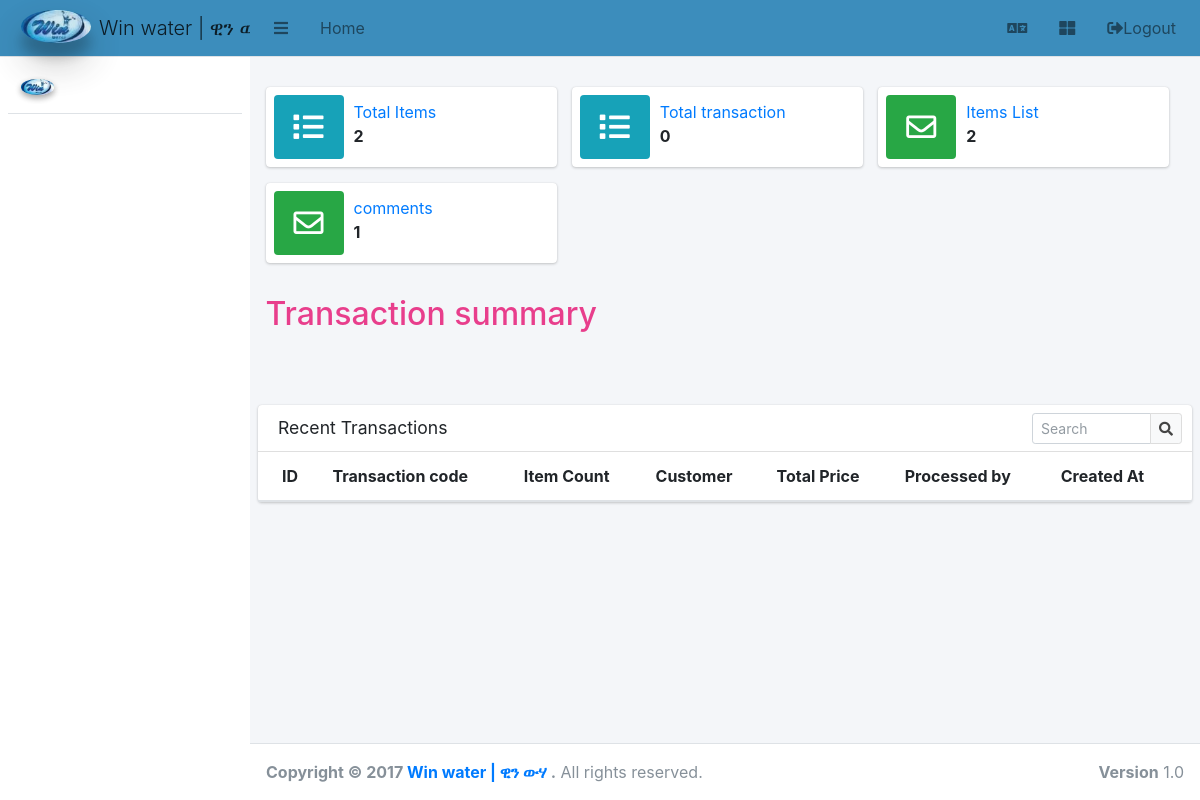
/dashboard.php, run on an earlier commit of the app's database.
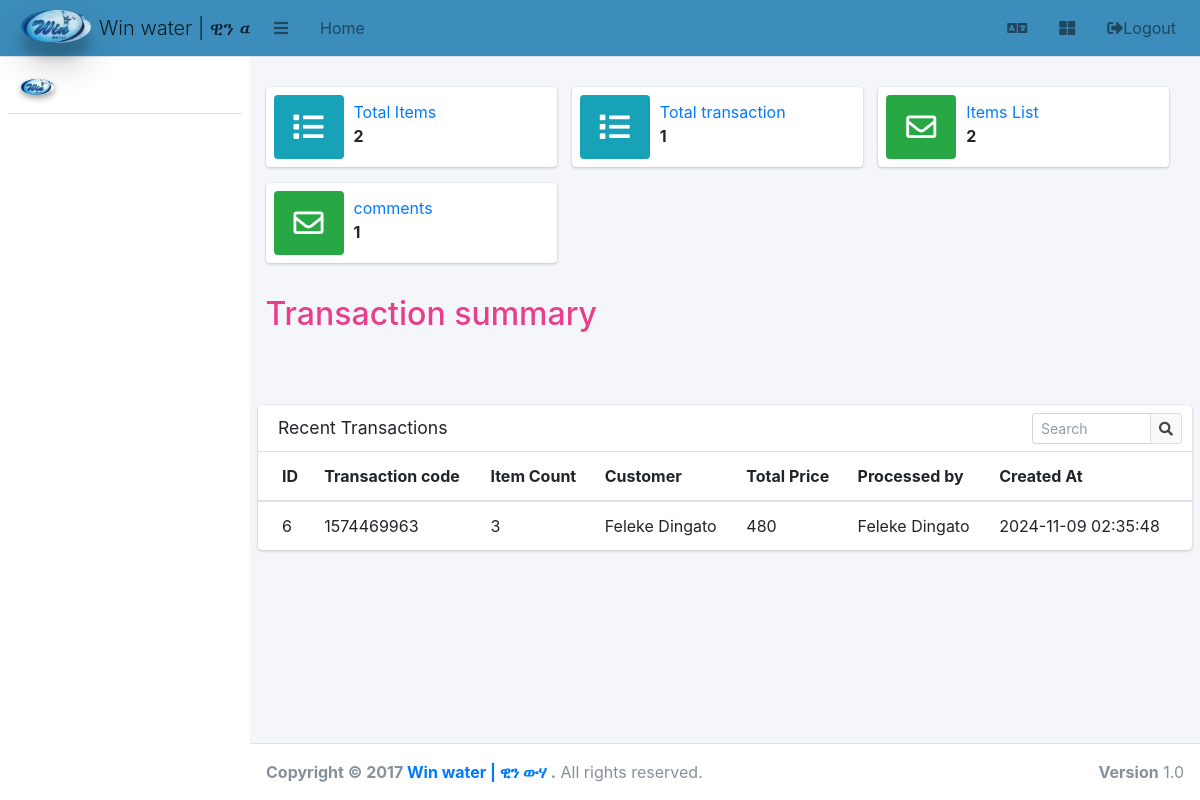
And on a later commit of the database.
### tables this page shows
CREATE TABLE `transaction` (
  `id` int(11) NOT NULL,
  `created_at` datetime NOT NULL DEFAULT current_timestamp(),
  `total_price` float NOT NULL,
  `quantity` int(11) NOT NULL,
  `customer_id` int(11) NOT NULL,
  `transaction_code` varchar(20) NOT NULL,
  `processed_by` varchar(200) NOT NULL
);

CREATE TABLE `user` (
  `id` int(11) NOT NULL,
  `email` varchar(180) NOT NULL,
  `phone` varchar(20) NOT NULL,
  `roles` longtext DEFAULT NULL CHECK (json_valid(`roles`)),
  `password` varchar(255) NOT NULL,
  `first_name` varchar(255) NOT NULL,
  `middle_name` varchar(255) NOT NULL,
  `last_name` varchar(255) DEFAULT NULL,
  `gender` varchar(10) NOT NULL,
  `user_type_id` int(11) NOT NULL,
  `is_active` tinyint(1) NOT NULL DEFAULT 1,
  `registered_by_id` int(11) DEFAULT NULL,
  `registered_at` datetime NOT NULL DEFAULT current_timestamp(),
  `is_verified` tinyint(1) NOT NULL DEFAULT 1
);

### includes/helpers/mysqlHelper.php (called while the page is built, shortened)
<?php
function fetchData($table_name,$id=1){
    global $conn;
    $sql = "SELECT * FROM $table_name where id=?";
    $stmt = mysqli_prepare($conn, $sql);
    mysqli_stmt_bind_param($stmt, 'i', $id);
    mysqli_stmt_execute($stmt);
    $result = mysqli_stmt_get_result($stmt);
    $row = mysqli_fetch_assoc($result);
    return (object) $row;
}
function fetchAllData($table_name,$order_by="id",$direction="ASC"){
    global $conn;
    $sql = "SELECT * FROM $table_name where 1 order by $order_by $direction";
    $result = mysqli_query($conn, $sql);
$results=mysqli_fetch_all($result, MYSQLI_ASSOC);
    return  $results;
}

### dashboard.php (the view, shortened to what the changed rows need)
<?php include('includes/header.php');
$items_count = count(fetchAllData("items"));
$user_count = count(fetchAllData("user"));
$transaction_count = count(fetchAllData("transaction"));
?>
<div class="row container">
    <?php if ($user->user_type_id != USERS_TYPE_CUSTOMER) { ?>
        <div class="col-md-4 col-sm-6 col-12">
            <div class="info-box">
                <span class="info-box-icon bg-info"><i class="fa fa-list"></i></span>
                <div class="info-box-content">
                    <span class="info-box-text"> <a href="item.list.php" class="small-box-footer">
                            Total Items
                        </a></span>
                    <span class="info-box-number"><?php echo $items_count; ?></span>
                </div>
            </div>
        </div>
        <div class="col-md-4 col-sm-6 col-12">
            <div class="info-box">
                <span class="info-box-icon bg-info"><i class="fa fa-list"></i></span>
                <div class="info-box-content">
                    <span class="info-box-text"> <a href="transaction.list.php" class="small-box-footer">
                            Total transaction
                        </a></span>
                    <span class="info-box-number"><?php echo $transaction_count; ?></span>
                </div>
            </div>
        </div>
    <?php } ?>
</div>
</div>
</div>
<div class="row mt-5">
    <div class="col-12">
        <div class="card">
            <div class="card-body table-responsive p-0">
            <table class="table table-hover ">
                <thead>
                    <tr>
                        <th>ID</th>
                        <th>Transaction code</th>
                        <th>Item Count</th>
                        <th>Customer</th>
                        <th>Total Price</th>
                        <th>Processed by</th>
                        <th>Created At</th>
                    </tr>
                </thead>
                <tbody>
                    <?php
                    $transactions = fetchAllData('transaction');
                    foreach ($transactions as $transaction) {
                       $user= fetchData("user",$transaction['customer_id']);
                    ?>
                        <tr>
                            <td><?php echo $transaction['id']; ?></td>
                            <td><?php echo  $transaction['transaction_code']; ?></td>
                            <td><?php echo  $transaction['quantity']; ?></td>
                            <td><?php echo  $user->first_name." ". $user->middle_name; ?></td>
                            <td><span class="tag tag-success"><?php echo $transaction['total_price']; ?></span></td>
                            <td><?php echo $transaction['processed_by']; ?></td>
                            <td><?php echo $transaction['created_at']; ?></td>
                        </tr>
                    <?php } ?>
                </tbody>
            </table>
            </div>
        </div>
    </div>
</div>
<?php include('includes/footer.php'); ?>

What changed in the data, as far as the page shows it:
added transaction: id "6", transaction_code "1574469963", quantity "3", total_price "480", processed_by "Feleke Dingato", created_at "2024-11-09 02:35:48"
now on this page (row unchanged): user: first_name "Feleke", middle_name "Dingato"
Also different on the page:
$transaction_count: "0" → "1"
